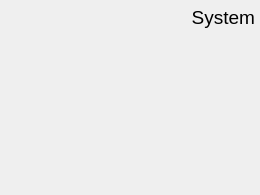
<?xml version="1.0" encoding="UTF-8"?>
<ui version="4.0">
 <class>Host</class>
 <widget class="QWidget" name="Host">
  <property name="geometry">
   <rect>
    <x>0</x>
    <y>0</y>
    <width>260</width>
    <height>195</height>
   </rect>
  </property>
  <property name="minimumSize">
   <size>
    <width>0</width>
    <height>0</height>
   </size>
  </property>
  <property name="maximumSize">
   <size>
    <width>16777215</width>
    <height>16777215</height>
   </size>
  </property>
  <property name="windowTitle">
   <string>Host</string>
  </property>
  <property name="styleSheet">
   <string notr="true"/>
  </property>
  <layout class="QGridLayout" name="gridLayout">
   <property name="leftMargin">
    <number>5</number>
   </property>
   <property name="topMargin">
    <number>5</number>
   </property>
   <property name="rightMargin">
    <number>5</number>
   </property>
   <property name="bottomMargin">
    <number>5</number>
   </property>
   <property name="spacing">
    <number>0</number>
   </property>
   <item row="0" column="1">
    <widget class="QLabel" name="title">
     <property name="minimumSize">
      <size>
       <width>0</width>
       <height>0</height>
      </size>
     </property>
     <property name="font">
      <font>
       <pointsize>14</pointsize>
      </font>
     </property>
     <property name="text">
      <string>System</string>
     </property>
     <property name="alignment">
      <set>Qt::AlignRight|Qt::AlignTrailing|Qt::AlignVCenter</set>
     </property>
    </widget>
   </item>
   <item row="0" column="0">
    <widget class="QWSwitcher" name="toggle" native="true">
     <property name="minimumSize">
      <size>
       <width>50</width>
       <height>25</height>
      </size>
     </property>
     <property name="maximumSize">
      <size>
       <width>50</width>
       <height>25</height>
      </size>
     </property>
    </widget>
   </item>
   <item row="1" column="0" rowspan="2" colspan="2">
    <widget class="QWidget" name="widget" native="true">
     <layout class="QGridLayout" name="gridLayout_2">
      <property name="leftMargin">
       <number>0</number>
      </property>
      <property name="topMargin">
       <number>0</number>
      </property>
      <property name="rightMargin">
       <number>0</number>
      </property>
      <property name="bottomMargin">
       <number>0</number>
      </property>
      <property name="spacing">
       <number>5</number>
      </property>
      <item row="0" column="2">
       <widget class="QtMaterialTextField" name="lineEdit_cpu" native="true">
        <property name="minimumSize">
         <size>
          <width>80</width>
          <height>50</height>
         </size>
        </property>
        <property name="maximumSize">
         <size>
          <width>80</width>
          <height>50</height>
         </size>
        </property>
        <property name="font">
         <font>
          <pointsize>14</pointsize>
         </font>
        </property>
       </widget>
      </item>
      <item row="1" column="0">
       <widget class="QtMaterialTextField" name="lineEdit_mem" native="true">
        <property name="minimumSize">
         <size>
          <width>80</width>
          <height>50</height>
         </size>
        </property>
        <property name="maximumSize">
         <size>
          <width>80</width>
          <height>50</height>
         </size>
        </property>
        <property name="font">
         <font>
          <pointsize>14</pointsize>
         </font>
        </property>
       </widget>
      </item>
      <item row="0" column="1">
       <widget class="QtMaterialTextField" name="lineEdit_cpu_package_temp" native="true">
        <property name="minimumSize">
         <size>
          <width>80</width>
          <height>50</height>
         </size>
        </property>
        <property name="maximumSize">
         <size>
          <width>80</width>
          <height>50</height>
         </size>
        </property>
        <property name="font">
         <font>
          <pointsize>14</pointsize>
         </font>
        </property>
       </widget>
      </item>
      <item row="1" column="2">
       <widget class="QtMaterialTextField" name="lineEdit_bodyTemp" native="true">
        <property name="minimumSize">
         <size>
          <width>80</width>
          <height>50</height>
         </size>
        </property>
        <property name="maximumSize">
         <size>
          <width>80</width>
          <height>50</height>
         </size>
        </property>
        <property name="font">
         <font>
          <pointsize>14</pointsize>
         </font>
        </property>
       </widget>
      </item>
      <item row="0" column="0">
       <widget class="QtMaterialTextField" name="lineEdit_cpu_max_temp" native="true">
        <property name="minimumSize">
         <size>
          <width>80</width>
          <height>50</height>
         </size>
        </property>
        <property name="maximumSize">
         <size>
          <width>80</width>
          <height>50</height>
         </size>
        </property>
        <property name="font">
         <font>
          <pointsize>14</pointsize>
         </font>
        </property>
       </widget>
      </item>
      <item row="1" column="1">
       <widget class="QtMaterialTextField" name="lineEdit_disk" native="true">
        <property name="minimumSize">
         <size>
          <width>80</width>
          <height>50</height>
         </size>
        </property>
        <property name="maximumSize">
         <size>
          <width>80</width>
          <height>50</height>
         </size>
        </property>
        <property name="font">
         <font>
          <pointsize>14</pointsize>
         </font>
        </property>
       </widget>
      </item>
      <item row="2" column="0">
       <widget class="QtMaterialTextField" name="lineEdit_bodyHumidity" native="true">
        <property name="minimumSize">
         <size>
          <width>80</width>
          <height>50</height>
         </size>
        </property>
        <property name="maximumSize">
         <size>
          <width>80</width>
          <height>50</height>
         </size>
        </property>
        <property name="font">
         <font>
          <pointsize>14</pointsize>
         </font>
        </property>
       </widget>
      </item>
     </layout>
    </widget>
   </item>
  </layout>
 </widget>
 <customwidgets>
  <customwidget>
   <class>QtMaterialTextField</class>
   <extends>QWidget</extends>
   <header>qt_material_widgets/qtmaterialtextfield.h</header>
   <container>1</container>
  </customwidget>
  <customwidget>
   <class>QWSwitcher</class>
   <extends>QWidget</extends>
   <header>qwool/qwswitcher.h</header>
   <container>1</container>
  </customwidget>
 </customwidgets>
 <resources/>
 <connections/>
</ui>
